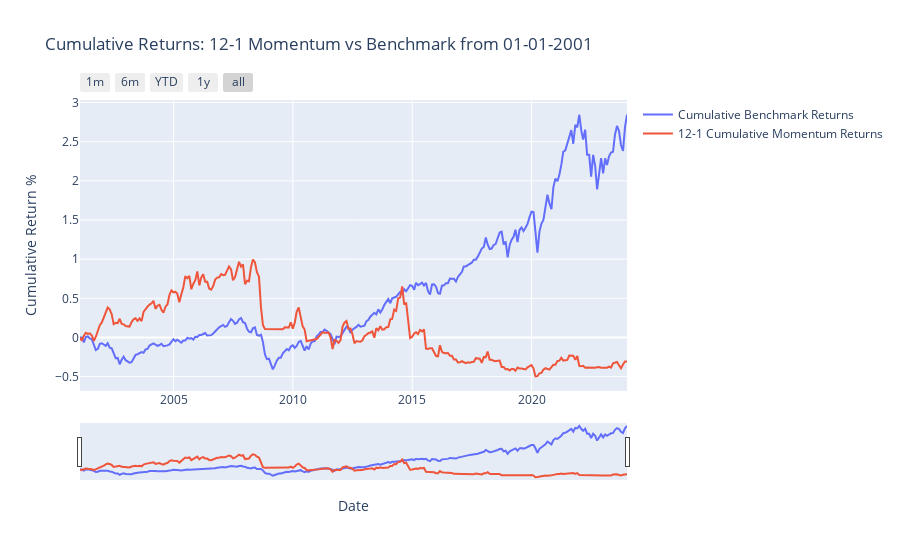

The notebook cell saved with this chart:
### Code cell
# Create a Plotly figure
fig = go.Figure()

# Add the cumulative benchmark returns line trace
fig.add_trace(
    go.Scatter(
        x=cumulative_benchmark_returns_12_1.index,
        y=cumulative_benchmark_returns_12_1,
        mode='lines',
        name='Cumulative Benchmark Returns'
    )
)

# Add the cumulative momentum returns line trace
fig.add_trace(
    go.Scatter(
        x=cumulative_momentum_returns_12_1.index,
        y=cumulative_momentum_returns_12_1,
        mode='lines',
        name='12-1 Cumulative Momentum Returns'
    )
)

# Configure the x-axis to show months when zoomed in and add range selector buttons
fig.update_layout(
    title='Cumulative Returns: 12-1 Momentum vs Benchmark from 01-01-2001',
    xaxis_title='Date',
    yaxis_title='Cumulative Return %',
    xaxis=dict(
        tickmode='auto',
        rangeslider=dict(
            visible=True
        ),
        rangeselector=dict(
            buttons=list([
                dict(count=1, label="1m", step="month", stepmode="backward"),
                dict(count=6, label="6m", step="month", stepmode="backward"),
                dict(count=1, label="YTD", step="year", stepmode="todate"),
                dict(count=1, label="1y", step="year", stepmode="backward"),
                dict(step="all")
            ])
        ),
        type="date"
    ),
)

# Show the plot
fig.show()

### Figure 1 — Plotly figure (JSON) as saved in the notebook; plotly's stock layout.template omitted (floating-point values rounded to 4 significant figures; data arrays with more than 128 entries replaced by an {"elided": "..."} marker saying what was removed)
{"data": [{"mode": "lines", "name": "Cumulative Benchmark Returns", "type": "scatter", "x": {"elided": "276 str values"}, "y": {"elided": "276 float values"}}, {"mode": "lines", "name": "12-1 Cumulative Momentum Returns", "type": "scatter", "x": {"elided": "276 str values"}, "y": {"elided": "276 float values"}}], "layout": {"title": {"text": "Cumulative Returns: 12-1 Momentum vs Benchmark from 01-01-2001"}, "xaxis": {"rangeselector": {"buttons": [{"count": 1, "label": "1m", "step": "month", "stepmode": "backward"}, {"count": 6, "label": "6m", "step": "month", "stepmode": "backward"}, {"count": 1, "label": "YTD", "step": "year", "stepmode": "todate"}, {"count": 1, "label": "1y", "step": "year", "stepmode": "backward"}, {"step": "all"}]}, "rangeslider": {"visible": true}, "tickmode": "auto", "title": {"text": "Date"}, "type": "date"}, "yaxis": {"title": {"text": "Cumulative Return %"}}}}
